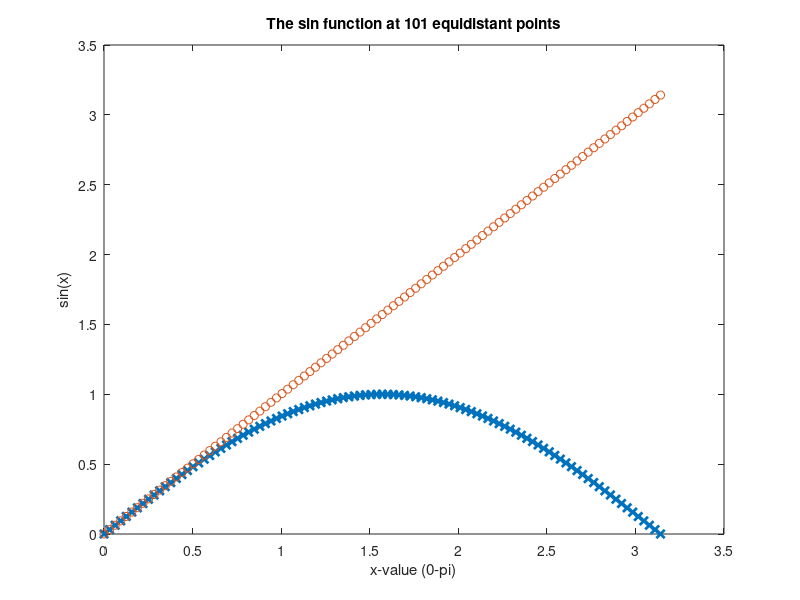
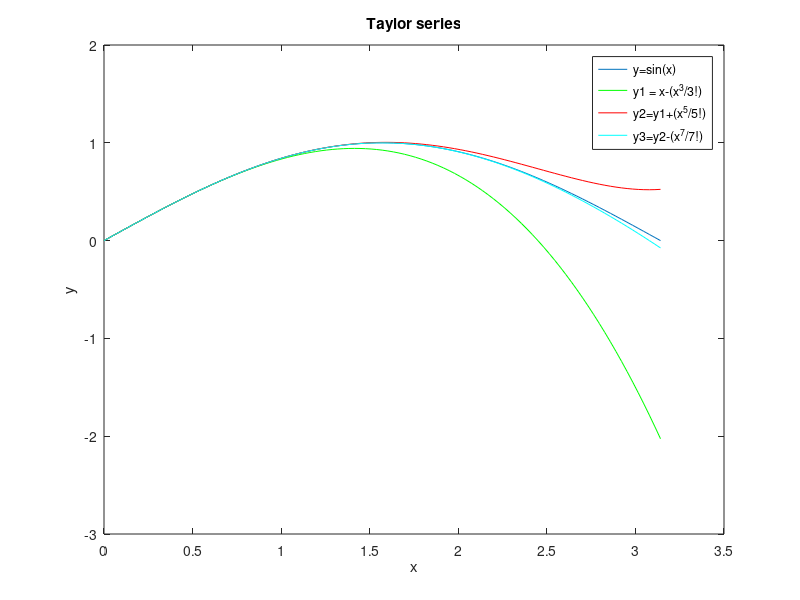
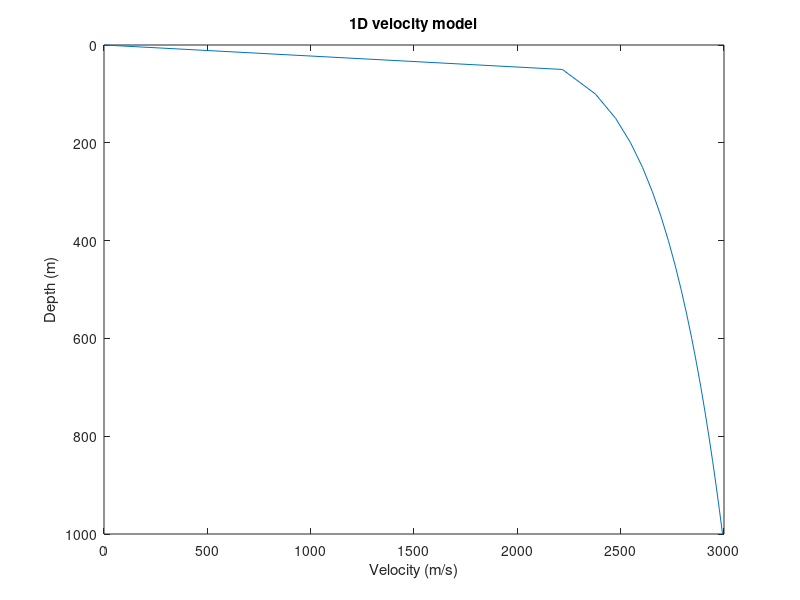
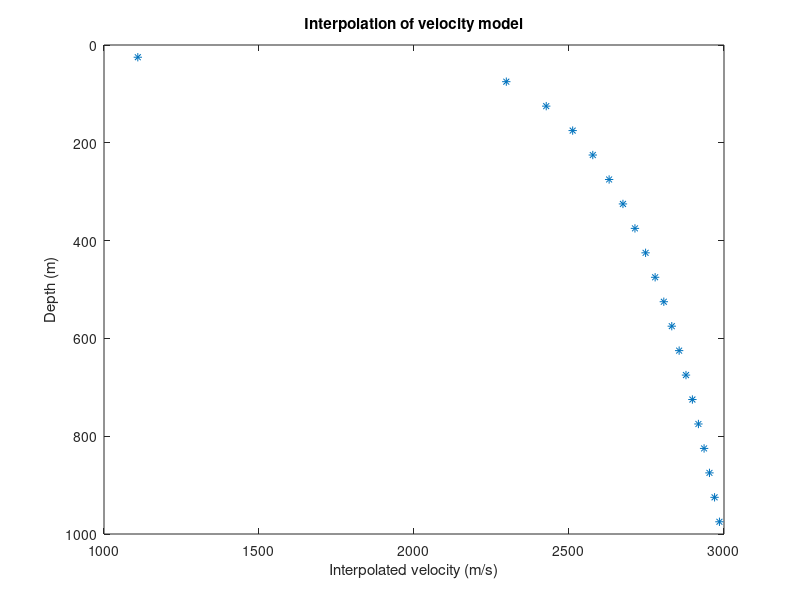

MATLAB code to generate these figures, in order: (Note: this script raises an error after producing the figures.)
% Geov219 1.st Exercise Set

%% 1. Basic Plotting
%a)

%input
x=linspace(0,pi,101); %start 0, end pi, 101 numbers

%Computation
y=sin(x);

%Output
figure(11)
plot(x,y,'-x','Linewidth',2)
xlabel('x-value (0-pi)')
ylabel('sin(x)')
title('The sin function at 101 equidistant points')
hold on


%b)
plot(x,x,'o')
%c)

%Comp
y1=(x-((x.^3)/factorial(3)));
y2=y1 +((x.^5)/factorial(5));
y3=y2-((x.^7)/factorial(7));

%Output
figure(13)
plot(x,y,x,y1,'g',x,y2,'r',x,y3,'c')
title('Taylor series')
xlabel('x')
ylabel('y')
legend('y=sin(x)','y1 = x-(x^3/3!)', 'y2=y1+(x^5/5!)', 'y3=y2-(x^7/7!)')

%d)
% a&b) While x is constantly increasing, the sine function will still form
% waves
%
% c) The taylor series is an approximation of sine of x, and the more terms
% used the closer the plot gets to the originall sin(x)

%% 2. 1D velocity models

%a)
%input
z=linspace(0,1000,21);
a=1500;
b=0.1;

%Computation
v=a*z.^b;

%Output
figure(21)
plot(v,z)
axis ij
xlabel('Velocity (m/s)')
ylabel('Depth (m)')
title('1D velocity model')

%b)
figure(22)
stairs(v,z)
axis ij
xlabel('Velocity (m/s)')
ylabel('Depth (m)')
title('1D velocity model, stairs function')

%% 3. Interpolation

%a) 
% Known values: f_i, f_i+1, x_i, x_i+1, x
% Need to find: f
% Using linear interpolation the function is assumed to be of the form
% f=ax+b, where we have to find a and b. This is done by writing out  
% the known equations:
% 
%   f_i = ax_i + b
%   f_i+x = ax_i+1 + b
%
% Substracting f_i from f_i+x gives us an expression for a:
% 
% a= (f_i+1 - f_i)/(x_i+1 - x_i)
%
% When a is found, b can be found from one of the previous forumlas:
%
%   f_i = ax_i + b
%
%   b = f_i - ax_i
%
% When a and b is known, f is found from the formula:
%
%   f = ax + b

%b)
% Known values: f_i, f_i+1, f'_i, f'_i+1, x_i, x_i+1, x
% Need to find: f
% In this case we assume the function to be of the form: 
% f = ax^3 + bx^2 + cx + d, in which case the derivative is given as:
% f' = 3ax^2 + 2bx + c
% Using these equations for f'_i, f'_i+1, x_i, x_i+1 gives us 4 equations
% and 4 unknowns (a,b,c,d). Arranging this into matrixes and solving with
% linear algebra gives us a,b,c and d.
% 
% | f_i    |      | x_i^3     x_i^2    x_i     1 |       | a |
% | f_i+1  |   =  | x_i+1^3   x_i+1^2  x _i+1  1 |   *   | b |
% | f'_i   |      | 3x_i^2    2x_i     1       0 |       | c |
% | f'_i+1 |      | 3x_i+1^2  2x_i+1   1       0 |       | d |
% 
% When a,b,c and d is known, f is found from the equation:
% 
% f = ax^3 + bx^2 + cx + d
% 

%%

%c)

%Input
z_int = 25:50:975;
a = 1500;
b = 0.1;
z = linspace(0,1000,21);
zi = 275;

%computation
v=a*z.^b;

%output
'Velocity at 275m = '

vi=interp1(z,v,zi)


%%
clear all
close all

%d)
z=linspace(0,1000,21);
z_int=25:50:975;
a=1500;
b=0.1;

for n =1:1:20;
    z1=z(n);
    z2=z(n+1);
    v1=a*z1.^b;
    v2=a*z2.^b;
    
    a_n=(v2-v1)/(z2-z1);
    b_n= v1 - a_n*z1;
    v(n)=a_n*z_int(n)+b_n;
end

plot(v,z_int,'*')
title('Interpolation of velocity model')
xlabel('Interpolated velocity (m/s)')
ylabel('Depth (m)')
axis ij

%% 4. Seismic Exploration and 2D plotting

%a)

%Input
z=linspace(-2,0,100); %100 points, from -2 to 0 (Depth km)

%Comp
v=1.6 - 0.45.*z; %simplified velocity model

%Output
figure(41)
plot(v,z);
xlabel('Velocity (km/s)')
ylabel('Depth (km)')
title('Simplified velocity model Valhall')

%%
%b & c)

%Input
ro=0.3; %km
zo=-0.6; %km
xo=4.6; %km


[xx zz] = meshgrid(3.5:0.02:5.5,-1.5:0.01:0);

%Comp
r= sqrt((xx-xo).^2 + (zz-zo).^2) + ro;
v2=1.6-0.45*zz-0.8*exp(-((r-ro).^2)/ro^2); %More complicated vel model

%Output
figure(42)
contourf(xx,zz,v2)
colorbar
xlabel('x-coordinates')
ylabel('Depth (km)')
ylabel(colorbar,'Velocity (km/s)')
title('Complicated velocity model, Valhall (contourf)')


figure(43)
imagesc(xx(1,:),0:0.01:1.5,flipud(v2)) %plot only first row of x (1,:), and first 
                                    %column of z (:,1)
xlabel('x-coordinates')
ylabel('Depth (km)')
title('Complicated velocity model, Valhall (imagesc)')
colorbar
ylabel(colorbar,'Velocity (km/s)')

%% 5. Plotting a 2D Seismic Veloocity Model

clear all 
close all

%a)

%Input
load marmousi.txt

dx=24;
x=(0:dx:9192); %m
z=(0:dx:2904); %m

mar=reshape(marmousi,122,384);      %reshaping the marmousi model to a matrix

%Output
figure(51)
imagesc(x,z,mar)
colorbar
ylabel('Depth (m)')
xlabel('x-coordinates (m)')
title('Marmousi model, imagesc')
ylabel(colorbar,'Velocity (m/s)')    %label the colorbar

%%
%b

%Input
[xx zz] = meshgrid(x,z);    % contour needs matrixes, (meshgrid)

%Output
figure(52)
contour(xx,zz,mar)
axis ij
colorbar
ylabel('Depth (m)')
xlabel('x-coordinates (m)')
title('Marmousi model, contour')
ylabel(colorbar,'Velocity (m/s)')

figure(53)
contourf(xx,zz,mar)
axis ij
colorbar
ylabel('Depth (m)')
xlabel('x-coordinates (m)')
title('Marmousi model, contourf')
ylabel(colorbar,'Velocity (m/s)')

%%
%c)

Minimum_vel = min(marmousi)             %Min velocity of Marmousi model
Maximum_vel = max(marmousi)             %Max velocity of Marmousi model
Average_vel = mean(marmousi)            %Average velocity


%%
%d
%Input
mar=reshape(marmousi,122,384); 
loc1=mar(1:122,100);
loc2=mar(1:122,200);
loc3=mar(1:122,300);

%Output

%Profile 1

figure(54)

%1D velocity
subplot(3,2,1)
stairs(loc1,z)
axis ij
ylabel('Depth (m)')
xlabel('Velocity (m/s)')
title('1D depth-velocity profile, loc1')

mar=reshape(marmousi,122,384); 
mar(:,100)=[1000];   %set all numbers in row 100 to 1000 to make a line in the profile
                     
subplot(3,2,2)          % Plotting the profile with a line marking the
contourf(xx,zz,mar)     % location of the 1D depth-velocity model                    
axis ij
colorbar
ylabel('Depth (m)')
xlabel('x-coordinates (m)')
title('Marmousi model, loc1')
ylabel(colorbar,'Velocity (m/s)')

%Profile #2
subplot(3,2,3)
stairs(loc2,z)
axis ij
ylabel('Depth (m)')
xlabel('Velocity (m/s)')
title('1D depth-velocity profile, loc2')


mar=reshape(marmousi,122,384); 
mar(:,200)=[1000]; 

subplot(3,2,4)
contourf(xx,zz,mar)
axis ij
colorbar
ylabel('Depth (m)')
xlabel('x-coordinates (m)')
title('Marmousi model, loc2')
ylabel(colorbar,'Velocity (m/s)')

%Profile #3
subplot(3,2,5)
stairs(loc3,z)
axis ij
ylabel('Depth (m)')
xlabel('Velocity (m/s)')
title('1D depth-velocity profile, loc3')

mar=reshape(marmousi,122,384); 
mar(:,300)=[1000]; 

subplot(3,2,6)
contourf(xx,zz,mar)
axis ij
colorbar
ylabel('Depth (m)')
xlabel('x-coordinates (m)')
title('Marmousi model, loc3')
ylabel(colorbar,'Velocity (m/s)')









